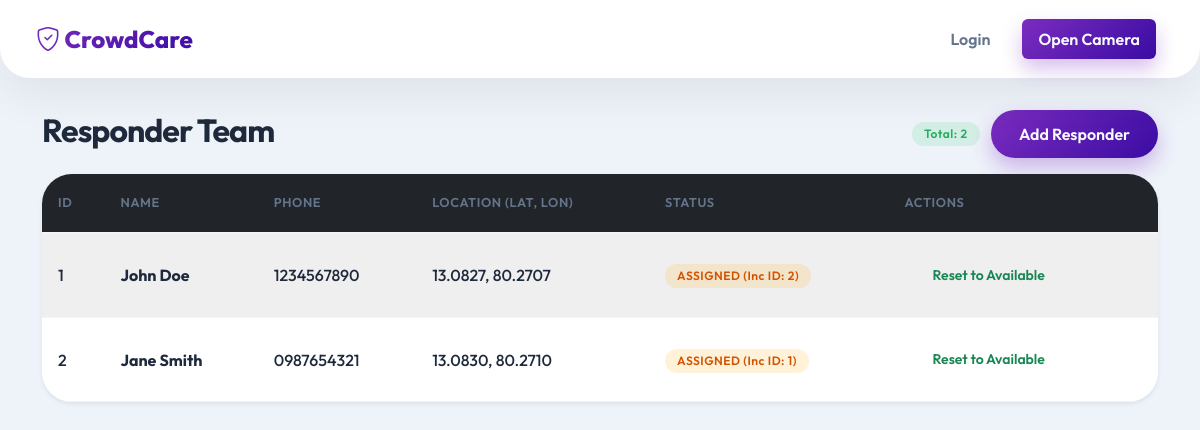
Page /responders on the earlier database version.
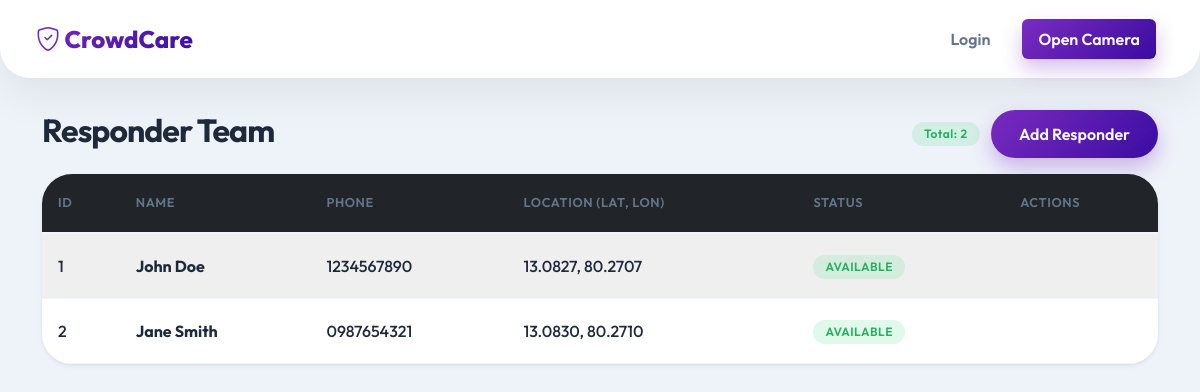
Same page on the later database version.
### tables this page shows
CREATE TABLE responders (
            id INTEGER PRIMARY KEY AUTOINCREMENT,
            name TEXT NOT NULL,
            phone TEXT,
            latitude REAL,
            longitude REAL,
            status TEXT DEFAULT 'AVAILABLE',
            assigned_incident_id INTEGER,
            FOREIGN KEY(assigned_incident_id) REFERENCES incidents(id)
        );

### app.py (the view)
@app.route('/responders')
def responders():
    conn = get_db_connection()
    resps = conn.execute('SELECT * FROM responders').fetchall()
    conn.close()
    return render_template('responders.html', responders=resps)

### database.py (called while the page is built)
def get_db_connection():
    conn = sqlite3.connect(DB_PATH)
    conn.row_factory = sqlite3.Row
    return conn

### templates/responders.html (shortened to what this page needs)
{% extends 'base.html' %}
{% block content %}
<div class="d-flex justify-content-between align-items-center mb-3">
    <h2>Responder Team</h2>
    <div>
        <span class="badge bg-success me-2">Total: {{ responders|length }}</span>
        <button class="btn btn-primary" data-bs-toggle="modal" data-bs-target="#createResponderModal">Add Responder</button>
    </div>
</div>
<div class="card shadow-sm">
    <div class="card-body p-0">
        <table class="table table-striped table-hover mb-0">
            <thead class="table-dark">
                <tr>
                    <th>ID</th>
                    <th>Name</th>
                    <th>Phone</th>
                    <th>Location (Lat, Lon)</th>
                    <th>Status</th>
                    <th>Actions</th>
                </tr>
            </thead>
            <tbody>
                {% for resp in responders %}
                <tr>
                    <td>{{ resp.id }}</td>
                    <td><strong>{{ resp.name }}</strong></td>
                    <td>{{ resp.phone }}</td>
                    <td>{{ "%.4f"|format(resp.latitude) }}, {{ "%.4f"|format(resp.longitude) }}</td>
                    <td>
                        {% if resp.status == 'AVAILABLE' %}
                            <span class="badge bg-success">AVAILABLE</span>
                        {% elif resp.status == 'ASSIGNED' %}
                            <span class="badge bg-warning text-dark">ASSIGNED (Inc ID: {{ resp.assigned_incident_id }})</span>
                        {% else %}
                            <span class="badge bg-secondary">{{ resp.status }}</span>
                        {% endif %}
                    </td>
                    <td>
                        {% if resp.status == 'ASSIGNED' %}
                        <form action="/responders/reset/{{ resp.id }}" method="POST" style="display:inline;">
                            <button type="submit" class="btn btn-sm btn-outline-success">Reset to Available</button>
                        </form>
                        {% endif %}
                    </td>
                </tr>
                {% else %}
                <tr>
                    <td colspan="6" class="text-center">No responders available.</td>
                </tr>
                {% endfor %}
            </tbody>
        </table>
    </div>
</div>
{% endblock %}

### templates/base.html (shortened to what this page needs)
<!DOCTYPE html>
<html lang="en">
<head>
    <link href="https://cdn.jsdelivr.net/npm/bootstrap@5.3.0/dist/css/bootstrap.min.css" rel="stylesheet">
    <link rel="stylesheet" href="https://cdn.jsdelivr.net/npm/bootstrap-icons@1.11.1/font/bootstrap-icons.css">
    <link rel="stylesheet" href="https://unpkg.com/leaflet@1.9.4/dist/leaflet.css" />
    <link rel="stylesheet" href="{{ url_for('static', filename='css/style.css') }}">
</head>
<body>
    <nav class="navbar navbar-expand-lg navbar-dark sticky-top">
        <div class="container-fluid">
            <a class="navbar-brand" href="/"><i class="bi bi-shield-check"></i> CrowdCare</a>
            <div class="collapse navbar-collapse" id="navbarNav">
                <ul class="navbar-nav">
                    {% if session.get('user_id') %}
                    <li class="nav-item"><a class="nav-link" href="/logout">Logout ({{ session.get('username') }})</a></li>
                    {% else %}
                    <li class="nav-item"><a class="nav-link" href="/login">Login</a></li>
                    {% endif %}
                    <li class="nav-item"><a class="nav-link bg-primary text-white ms-2 rounded" href="/camera">Open Camera</a></li>
                </ul>
            </div>
        </div>
    </nav>
    <div class="container mt-4">
        {% block content %}{% endblock %}
    </div>
</body>
</html>

### static/css/style.css (style rules this page uses)
:root { --bg-body: #eef2f9; --card-bg: #ffffff; --vibrant-gradient: linear-gradient(135deg, #7b2cbf, #3a0ca3); --vibrant-gradient-hover: linear-gradient(135deg, #9d4edd, #4361ee); --text-dark: #1e293b; --text-muted: #64748b; --text-light: #f8fafc; --accent-red: #ff4757; --accent-green: #2ed573; --accent-blue: #1e90ff; --accent-orange: #ffa502; --radius-lg: 30px; --radius-md: 20px; --radius-sm: 12px; --shadow-soft: 0 20px 40px rgba(0, 0, 0, 0.06); }
body { background-color: var(--bg-body); color: var(--text-dark); font-family: 'Outfit', sans-serif; min-height: 100vh; }
h1, h2, h3, h4, h5, h6 { color: var(--text-dark); font-weight: 700; letter-spacing: -0.03em; }
.card { background-color: var(--card-bg); border: none; border-radius: var(--radius-lg); box-shadow: var(--shadow-soft); margin-bottom: 2rem; overflow: hidden; transition: transform 0.3s ease; }
.card-body { padding: 1.5rem 1.75rem; }
.navbar { background: var(--card-bg) !important; box-shadow: var(--shadow-soft); padding: 1rem 1.5rem; border-radius: 0 0 var(--radius-lg) var(--radius-lg); margin-bottom: 2rem; }
.navbar-brand { font-weight: 800; font-size: 1.5rem; background: var(--vibrant-gradient); -webkit-background-clip: text; -webkit-text-fill-color: transparent; }
.nav-link { font-weight: 600; color: var(--text-muted) !important; transition: all 0.2s ease; margin: 0 0.5rem; border-radius: 20px; padding: 0.5rem 1rem !important; }
.nav-link.bg-primary { background: var(--vibrant-gradient) !important; color: var(--text-light) !important; box-shadow: 0 10px 20px rgba(123, 44, 191, 0.3); }
.btn { border-radius: 30px; font-weight: 600; padding: 0.75rem 1.75rem; transition: all 0.2s ease; border: none; }
.btn-primary { background: var(--vibrant-gradient); color: var(--text-light); box-shadow: 0 10px 20px rgba(123, 44, 191, 0.3); }
.table { background: transparent; color: var(--text-dark); margin-bottom: 0; }
.table thead th { border-bottom: 2px solid #f1f5f9; color: var(--text-muted); font-weight: 600; text-transform: uppercase; font-size: 0.8rem; letter-spacing: 0.05em; padding: 1.2rem 1rem; border-top: none; }
.table tbody td { border-bottom: 1px solid #f1f5f9; background: transparent; padding: 1.2rem 1rem; vertical-align: middle; font-weight: 500; }
.table-striped>tbody>tr:nth-of-type(odd)>* { background-color: rgba(0, 0, 0, 0.01) !important; color: var(--text-dark) !important; }
.table-striped>tbody>tr:nth-of-type(even)>* { background-color: transparent !important; color: var(--text-dark) !important; }
.badge { padding: 0.5em 1em; border-radius: 20px; font-weight: 600; letter-spacing: 0.5px; }
.bg-success { background-color: rgba(46, 213, 115, 0.15) !important; color: #27ae60 !important; }

Differences in the rows shown:
changed responders "John Doe": assigned_incident_id "2" → (not shown); status "ASSIGNED (Inc ID: ) Reset to Available" → "AVAILABLE"
changed responders "Jane Smith": assigned_incident_id "1" → (not shown); status "ASSIGNED (Inc ID: ) Reset to Available" → "AVAILABLE"
